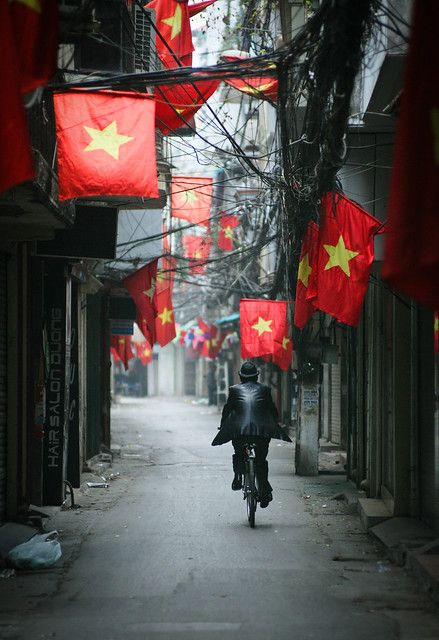
#> input picture OpenCV/image.jpg, 439 x 640 px
$ python Bai_Tap_2.py
#> lines starting #> are read from the running program, lines starting #| are printed output that depends on the picture
import cv2

# Đọc ảnh gốc
image = cv2.imread('image.jpg')
#> image is the input picture: shape (640, 439, 3); mean B, G, R 71.9, 74, 84.2
angle = float(input("Nhập góc xoay (độ): "))
#> the answer given: 3
height, width = image.shape[:2]
#> height = 640; width = 439
center = (width // 2, height // 2)
#> center = (219, 320)
rotation_matrix = cv2.getRotationMatrix2D(center, angle, 1.0)
rotated_image = cv2.warpAffine(image, rotation_matrix, (width, height))
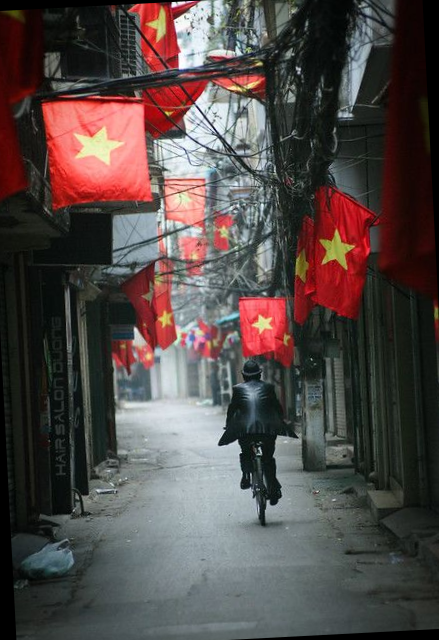
#> rotated_image: shape (640, 439, 3); mean B, G, R 71.2, 73.2, 83
cv2.imshow('Original Image', image)
cv2.imshow('Rotated Image', rotated_image)
cv2.waitKey()
